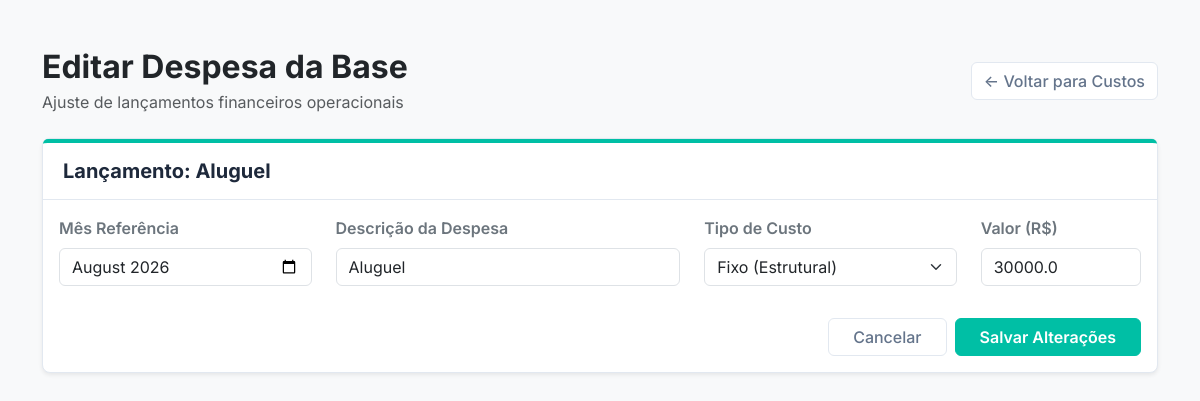
The app's page /editar_custo/1, older data.
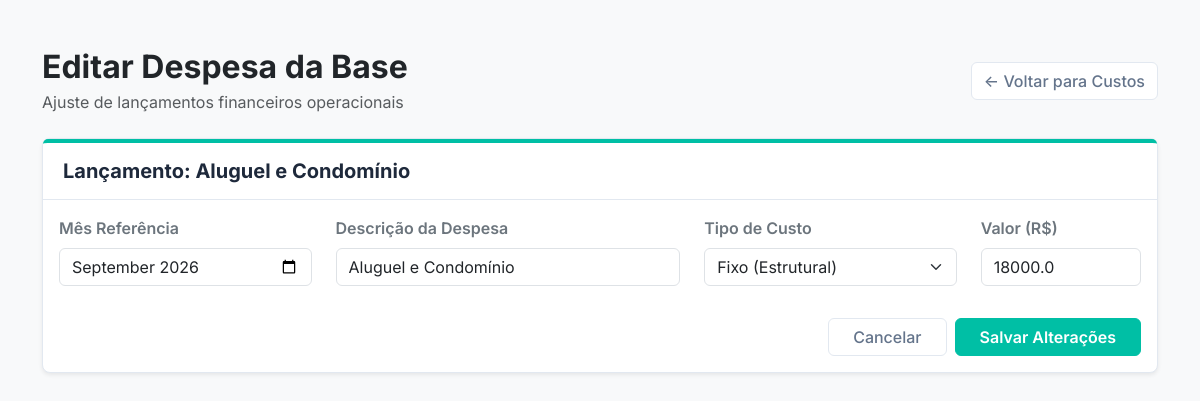
The same page, newer data.
### app.py (models this page shows)
class CustoCD(db.Model):
    id = db.Column(db.Integer, primary_key=True)
    cd_id = db.Column(db.Integer, db.ForeignKey('centro_distribuicao.id'), nullable=False)
    mes_referencia = db.Column(db.String(7), nullable=False)  # Ex: "2026-09"
    descricao_item = db.Column(db.String(150), nullable=False) # Ex: Aluguel, Fita Stretch
    tipo_custo = db.Column(db.String(50), nullable=False)      # Fixo, Variável ou Mão de Obra
    valor = db.Column(db.Float, nullable=False)

### app.py (the view, shortened to what this page needs)
@app.route('/editar_custo/<int:custo_id>', methods=['GET', 'POST'])
def editar_custo(custo_id):
    custo_atual = CustoCD.query.get_or_404(custo_id)
    return render_template('editar_custo.html', custo=custo_atual)

### templates/editar_custo.html (shortened to what this page needs)
<!DOCTYPE html>
<html lang="pt-br">
<head>
    <link href="https://cdn.jsdelivr.net/npm/bootstrap@5.3.0/dist/css/bootstrap.min.css" rel="stylesheet">
    <link rel="stylesheet" href="{{ url_for('static', filename='css/style.css') }}">
</head>
<body class="bg-light">
    <div class="container mt-5 mb-5">
        <div class="d-flex justify-content-between align-items-center mb-4">
            <div>
                <h2 class="fw-bold text-dark mb-1">Editar Despesa da Base</h2>
                <span class="text-muted">Ajuste de lançamentos financeiros operacionais</span>
            </div>
            <div>
                <a href="{{ url_for('gerenciar_custos', cd_id=custo.cd_id) }}" class="btn btn-outline-secundaria">← Voltar para Custos</a>
            </div>
        </div>
        <div class="card shadow-sm">
            <div class="card-header card-header-clean">
                <h5>Lançamento: {{ custo.descricao_item }}</h5>
            </div>
            <div class="card-body">
                <form method="POST">
                    <div class="row">
                        <div class="col-md-3 mb-3">
                            <label class="form-label fw-semibold text-secondary">Mês Referência</label>
                            <input type="month" class="form-control" name="mes_ref" value="{{ custo.mes_referencia }}" required>
                        </div>
                        <div class="col-md-4 mb-3">
                            <label class="form-label fw-semibold text-secondary">Descrição da Despesa</label>
                            <input type="text" class="form-control" name="descricao" value="{{ custo.descricao_item }}" required>
                        </div>
                        <div class="col-md-3 mb-3">
                            <label class="form-label fw-semibold text-secondary">Tipo de Custo</label>
                            <select name="tipo" class="form-select" required>
                                <option value="Fixo" {% if custo.tipo_custo == 'Fixo' %}selected{% endif %}>Fixo (Estrutural)</option>
                            </select>
                        </div>
                        <div class="col-md-2 mb-3">
                            <label class="form-label fw-semibold text-secondary">Valor (R$)</label>
                            <input type="number" step="0.01" class="form-control" name="valor" value="{{ custo.valor }}" required>
                        </div>
                    </div>
                    <div class="d-flex justify-content-end gap-2 mt-3">
                        <a href="{{ url_for('gerenciar_custos', cd_id=custo.cd_id) }}" class="btn btn-outline-secundaria px-4">Cancelar</a>
                        <button type="submit" class="btn btn-empresa px-4">Salvar Alterações</button>
                    </div>
                </form>
            </div>
        </div>
    </div>
</body>
</html>

Row changes from the older to the newer data that the page shows:
changed CustoCD "Fixo (Estrutural)": descricao_item "Aluguel" → "Aluguel e Condomínio"; mes_ref "2026-08" → "2026-09"; descricao "Aluguel" → "Aluguel e Condomínio"; valor "30000.0" → "18000.0"
